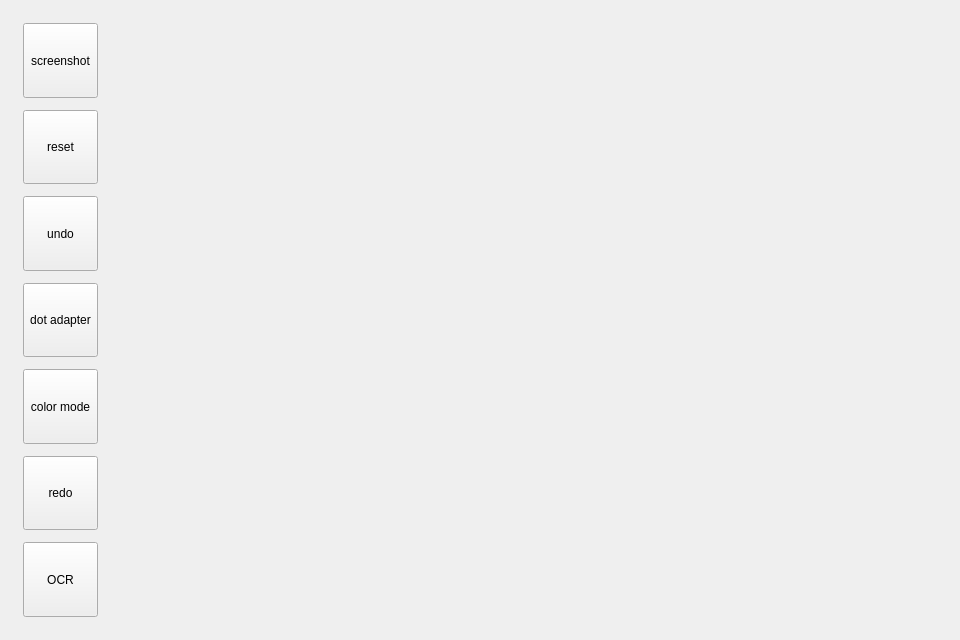
<?xml version="1.0" encoding="UTF-8"?>
<ui version="4.0">
    <class>PaintWidget</class>
    <widget class="QWidget" name="PaintWidget">
        <property name="geometry">
            <rect>
                <x>0</x>
                <y>0</y>
                <width>960</width>
                <height>640</height>
            </rect>
        </property>
        <property name="windowTitle">
            <string>DrawingBoard</string>
        </property>
        <layout class="QHBoxLayout" name="horizontalLayout" stretch="1,9">
            <item>
                <layout class="QVBoxLayout" name="paint_layout">
                    <property name="spacing">
                        <number>12</number>
                    </property>
                    <property name="leftMargin">
                        <number>12</number>
                    </property>
                    <property name="topMargin">
                        <number>12</number>
                    </property>
                    <property name="rightMargin">
                        <number>12</number>
                    </property>
                    <property name="bottomMargin">
                        <number>12</number>
                    </property>
                    <item>
                        <widget class="QToolButton" name="shot_btn">
                            <property name="sizePolicy">
                                <sizepolicy hsizetype="Preferred" vsizetype="Preferred">
                                    <horstretch>0</horstretch>
                                    <verstretch>0</verstretch>
                                </sizepolicy>
                            </property>
                            <property name="text">
                                <string>screenshot</string>
                            </property>
                        </widget>
                    </item>
                    <item>
                        <widget class="QToolButton" name="reset_btn">
                            <property name="sizePolicy">
                                <sizepolicy hsizetype="Preferred" vsizetype="Preferred">
                                    <horstretch>0</horstretch>
                                    <verstretch>0</verstretch>
                                </sizepolicy>
                            </property>
                            <property name="text">
                                <string>reset</string>
                            </property>
                        </widget>
                    </item>
                    <item>
                        <widget class="QToolButton" name="undo_btn">
                            <property name="sizePolicy">
                                <sizepolicy hsizetype="Preferred" vsizetype="Preferred">
                                    <horstretch>0</horstretch>
                                    <verstretch>0</verstretch>
                                </sizepolicy>
                            </property>
                            <property name="text">
                                <string>undo</string>
                            </property>
                        </widget>
                    </item>
                    <item>
                        <widget class="QToolButton" name="dot_btn">
                            <property name="sizePolicy">
                                <sizepolicy hsizetype="Preferred" vsizetype="Preferred">
                                    <horstretch>0</horstretch>
                                    <verstretch>0</verstretch>
                                </sizepolicy>
                            </property>
                            <property name="text">
                                <string>dot adapter</string>
                            </property>
                        </widget>
                    </item>
                    <item>
                        <widget class="QToolButton" name="color_btn">
                            <property name="sizePolicy">
                                <sizepolicy hsizetype="Preferred" vsizetype="Preferred">
                                    <horstretch>0</horstretch>
                                    <verstretch>0</verstretch>
                                </sizepolicy>
                            </property>
                            <property name="text">
                                <string>color mode</string>
                            </property>
                        </widget>
                    </item>
                    <item>
                        <widget class="QToolButton" name="redo_btn">
                            <property name="sizePolicy">
                                <sizepolicy hsizetype="Preferred" vsizetype="Preferred">
                                    <horstretch>0</horstretch>
                                    <verstretch>0</verstretch>
                                </sizepolicy>
                            </property>
                            <property name="text">
                                <string>redo</string>
                            </property>
                        </widget>
                    </item>
                    <item>
                        <widget class="QToolButton" name="ocr_btn">
                            <property name="sizePolicy">
                                <sizepolicy hsizetype="Preferred" vsizetype="Preferred">
                                    <horstretch>0</horstretch>
                                    <verstretch>0</verstretch>
                                </sizepolicy>
                            </property>
                            <property name="text">
                                <string>OCR</string>
                            </property>
                        </widget>
                    </item>
                </layout>
            </item>
            <item>
                <widget class="QWidget" name="container" native="true"/>
            </item>
        </layout>
    </widget>
    <resources/>
    <connections/>
</ui>
